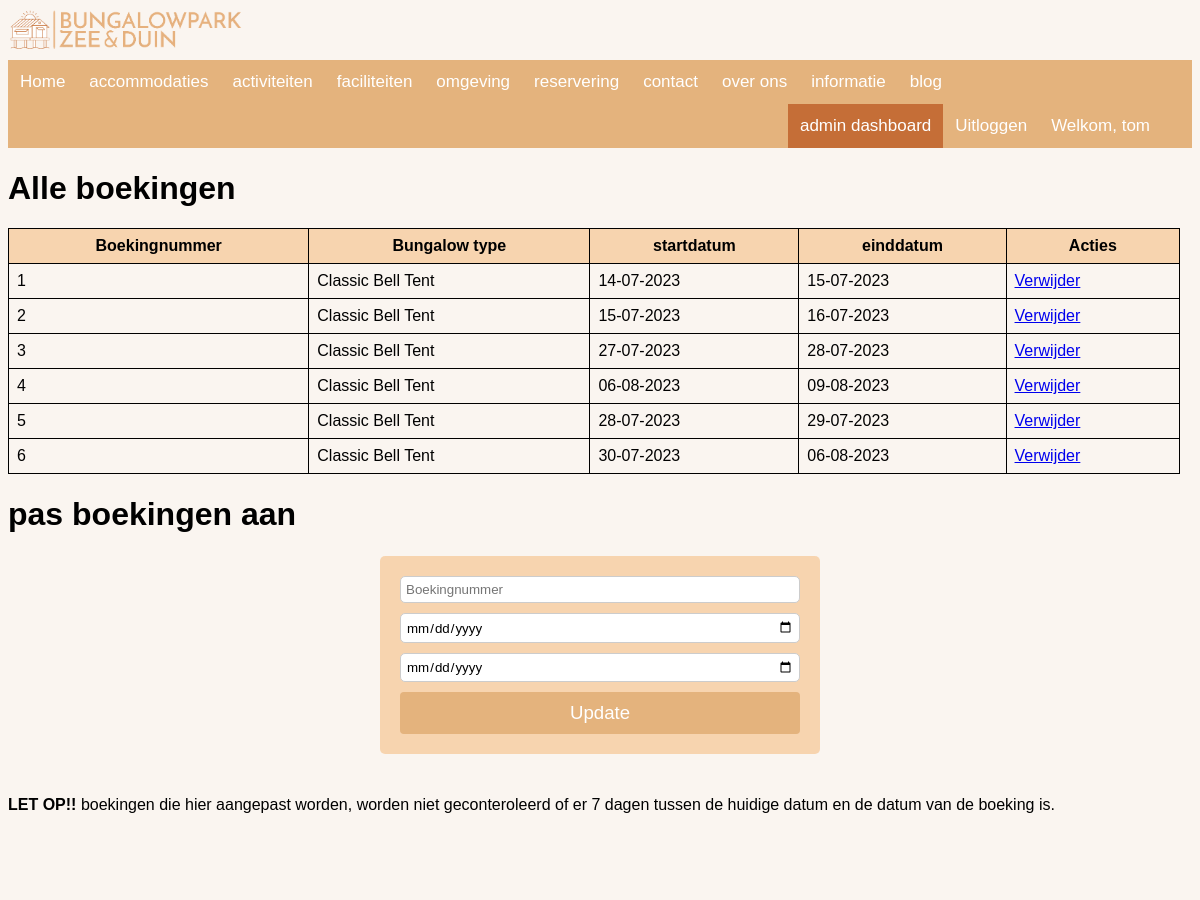
The app's page /admin_dashboard (signed in, upper part), older data.
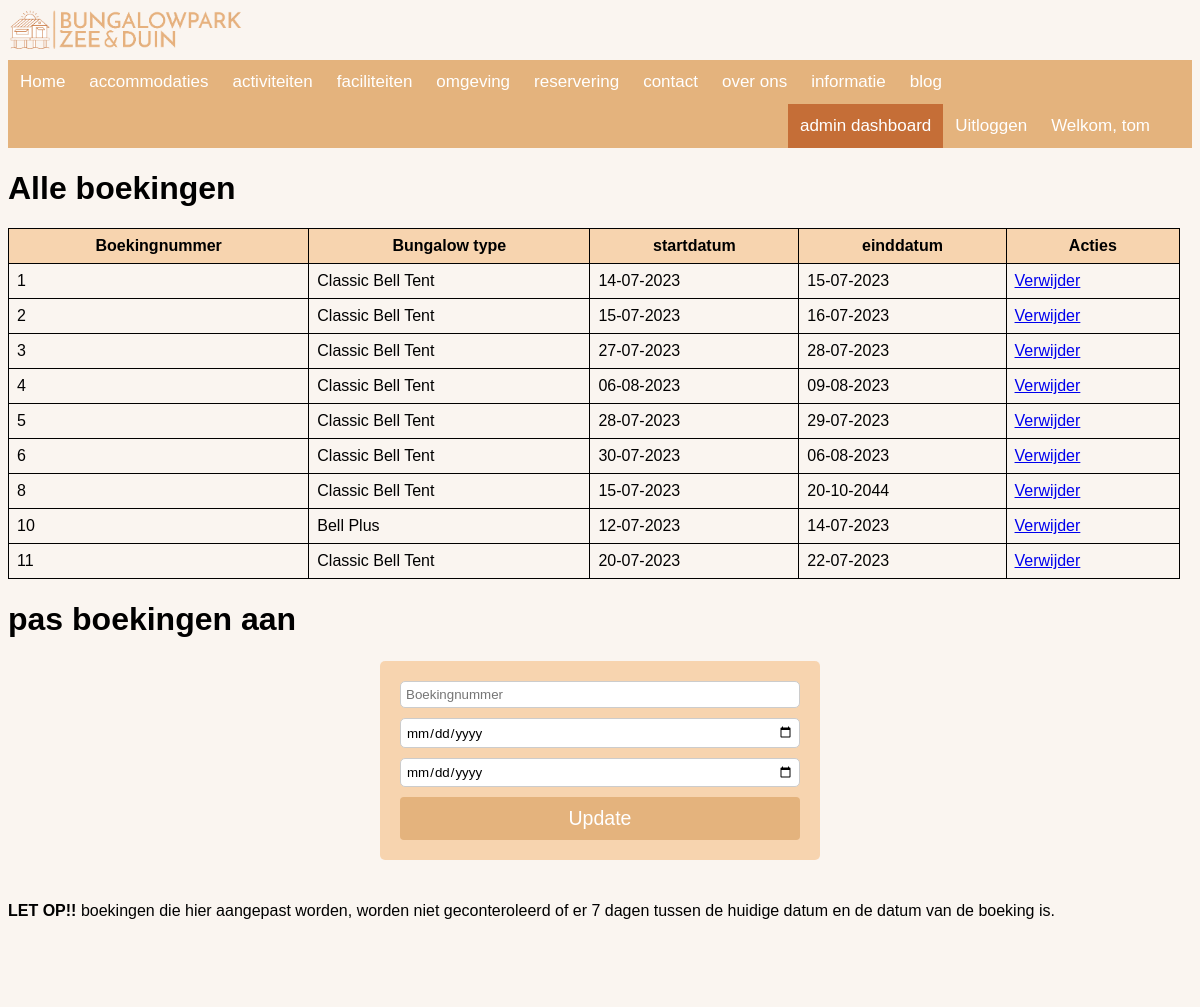
The same page, newer data.
### bungalowpark/models.py (models this page shows, shortened)
class User(db.Model, UserMixin):
    __tablename__ = 'users'
    id = db.Column(db.Integer(),primary_key= True)
    email = db.Column(db.String(64), unique=True, nullable=False, index=True)
    username = db.Column(db.String(32), unique=True, nullable=False, index=True)
    password_hash = db.Column(db.String(120), nullable=False)
    woonplaats = db.Column(db.String(40), nullable=False)
    huisnummer = db.Column(db.Integer(), nullable=False)
    toevoeging = db.Column(db.String(6), nullable=True)
    straat = db.Column(db.String(40), nullable=False)
    postcode = db.Column(db.String(6), nullable=False)
    role = db.Column(db.String(20), nullable=False, default='user')
    def __repr__(self):
        return f"Welkom, {self.username}"

class Boeking(db.Model):
    __tablename__ = 'reserveringen'
    id = db.Column(db.Integer(), primary_key=True)
    bungalowID = db.Column(db.Integer(), nullable=False)
    tent_omschrijving = db.Column(db.String(100), nullable=False)
    startdatum = db.Column(db.Date(), nullable=False)
    einddatum = db.Column(db.Date(), nullable=False)
    userID = db.Column(db.Integer, db.ForeignKey('users.id'), nullable=False)

### bungalowpark/__init__.py (the view)
@app.route('/admin_dashboard')
@login_required
@role_required('admin')
def admin_dashboard():
    bungID = Boeking.query.filter_by().all()
    bunginfo = Tent.query.filter_by().all()
    return render_template('admin_dashboard.html',  bungID=bungID, bunginfo=bunginfo ,name=current_user )

### bungalowpark/__init__.py (called while the page is built)
def role_required(*roles):
    def decorator(func):
        @wraps(func)
        def wrapper(*args, **kwargs):
            if current_user.is_anonymous:
                return redirect(url_for('/'))
            if 'admin' in roles and current_user.role != 'admin':
                return render_template('404.html'), 404
            if 'user' in roles and current_user.role != 'user':
                return render_template('404.html'), 404
            return func(*args, **kwargs)
        return wrapper
    return decorator

### bungalowpark/models.py (called while the page is built)
@login_manager.user_loader
def load_user(user_id):
    return User.query.get(user_id)

### bungalowpark/templates/admin_dashboard.html (shortened to what this page needs)
{% extends "base.html" %}
{% block content %}
<h1>Alle boekingen</h1>
    <table>
        <tr>
            <th>Boekingnummer</th>
            <th>Bungalow type</th>
            <th>startdatum</th>
            <th>einddatum</th>
            <th>Acties</th>
        </tr>
    {% for item in bungID %}
    <tr>
        <td>{{ item.id }}</td>
        <td>{{ item.tent_omschrijving }}</td>
        <td>{{ item.startdatum.strftime('%d-%m-%Y')  }}</td>
        <td>{{ item.einddatum.strftime('%d-%m-%Y') }}</td>
        <td>
            <a href="{{ url_for('delete_boeking', boeking_id=item.id) }}" onclick="return confirm('Weet je zeker dat je deze boeking wilt verwijderen?')" class="verwijderen">Verwijder</a>
        </td>
    </tr>
    {% endfor %}
    </table>
<h1>pas boekingen aan </h1>
<form class="form-grid" action="/admin_boeking" method="POST">
    <input type="text" name="boeking_id" placeholder="Boekingnummer" required>
    <input type="date" name="startdatum"  required>
    <input type="date" name="einddatum"  required>
    <button type="submit">Update</button>
  </form>
  <br>
  <b>LET OP!!</b> boekingen die hier aangepast worden, worden niet geconteroleerd of er 7 dagen tussen de huidige datum en de datum van de boeking is.
<br>
<br>
<br>
<br>
<br>
<br>
  <br>
  <br>
<br>
<br>
<br>
<br>
<br>
{% endblock %}

### bungalowpark/templates/base.html (shortened to what this page needs)
<!DOCTYPE html>
<html lang="nl" dir="ltr">
<head>
    <link rel="stylesheet" type="text/css" href="{{ url_for('static', filename='css/style.css') }}">
</head>
<body>
      <img alt="logo site" src="{{ url_for('static', filename='img/bungalow.png') }}" class="logo_site">
      <nav class="navbar navbar-expand-lg  navbar-light mb-2 ">
        <div class="collapse navbar-collapse" id="navbarSupportedContent">
          <ul class="navigatiebar">
            <li>
              <a class="nav-link {% if request.path == url_for('index') %}active{% endif %}" aria-current="page" href="{{ url_for('index') }}">Home</a>
            </li>
              <li><a class="nav-link {% if request.path == url_for('accomidatiepagina') %}active{% endif %}" aria-current="page" href="{{ url_for('accomidatiepagina')}}">accommodaties</a>
            </li>
            <li>
              <a class="nav-link {% if request.path == url_for('activiteitenpagina') %}active{% endif %}" aria-current="page" href="{{ url_for('activiteitenpagina')}}">activiteiten</a>
            </li>
            <li>
              <a class="nav-link {% if request.path == url_for('faciliteitenpagina') %}active{% endif %}" aria-current="page" href="{{ url_for('faciliteitenpagina')}}">faciliteiten</a>
            </li>
            <li>
              <a class="nav-link {% if request.path == url_for('omgevingspagina') %}active{% endif %}" aria-current="page" href="{{ url_for('omgevingspagina')}}">omgeving</a>
            </li>
            <li>
              <a class="nav-link {% if request.path == url_for('reserveringspagina') %}active{% endif %}" aria-current="page" href="{{ url_for('reserveringspagina')}}">reservering</a>
            </li>
            <li>
              <a class="nav-link {% if request.path == url_for('contactpagina') %}active{% endif %}" aria-current="page" href="{{ url_for('contactpagina')}}">contact</a>
            </li>
            <li>
              <a class="nav-link {% if request.path == url_for('over_ons_pagina') %}active{% endif %}" aria-current="page" href="{{ url_for('over_ons_pagina')}}">over ons</a>
            </li>
            <li>
              <a class="nav-link {% if request.path == url_for('informatiepagina') %}active{% endif %}" aria-current="page" href="{{ url_for('informatiepagina')}}">informatie</a>
            </li>
            <li>
              <a class="nav-link {% if request.path == url_for('blogpagina') %}active{% endif %}" aria-current="page" href="{{ url_for('blogpagina')}}">blog</a>
            </li>
          </ul>
          <ul class="navbar2-nav ">
            {% if current_user.is_authenticated %}
              <li><a class ="welkom" href="{{ url_for('user')}}">{{ name }}</a></li>
              <li><a class="nav-link" href="{{ url_for('logout') }}">Uitloggen</a></li>
            {% else %}
              <li><a class="nav-link" href="{{ url_for('login') }}">Login</a></li>
              <li><a class="nav-link" href="{{ url_for('register') }}">Registreren</a></li>
              {% endif %}
            {% if current_user.role == 'admin' %}
            <li><a class="nav-link {% if request.path == url_for('admin_dashboard') %}active{% endif %}" aria-current="page" href="{{ url_for('admin_dashboard')}}">admin dashboard</a></li>
            {% endif %}
          </ul>
        </div>
      </nav>
{% block content %}
{% endblock %}
</body>
</html>

### bungalowpark/static/css/style.css (style rules this page uses)
body { font-family: Arial, Helvetica, sans-serif; background-color: #faf5f0; }
.logo_site { width: 20%; height: 20%; }
.navigatiebar { width: 100%; background-color: #e4b37d; list-style-type: none; margin: 0; padding: 0; overflow: hidden; }
.welkom { float: right; padding: 12px; color: white; text-decoration: solid; font-size: 17px; margin-right: 30px; }
.navbar { width: 100%; background-color: #e4b37d; overflow: auto; }
.nav-link { float: left; padding: 12px; color: white; text-decoration: none; font-size: 17px; }
.navbar2-nav { list-style-type: none; margin: 0; padding: 0; overflow: hidden }
.navbar2-nav a { float: right; padding: 12px; color: white; text-decoration: none; font-size: 17px; }
.active { background-color: #c56e37; }
table { border-collapse: collapse; width: 99%; align-self: center; }
th, td { border: 1px solid black; padding: 8px; }
th { background-color: #f5b67383; }
.form-grid { display: grid; gap: 10px; max-width: 400px; background-color: #f5b67383; padding: 20px; border-radius: 5px; margin: 2% auto; }
.form-grid input[type="text"], .form-grid input[type="date"], .form-grid textarea { padding: 5px; border-radius: 5px; border: 1px solid #ccc; width: 100%; box-sizing: border-box; text-decoration: none; font-family: Arial, Helvetica, sans-serif; }
.form-grid button { padding: 10px; border: none; background-color: #E4B37D; color: #fff; text-decoration: none; border-radius: 4px; transition: background-color 0.3s ease; font-family: Arial, Helvetica, sans-serif; font-size: .85vmax; }

Row changes from the older to the newer data that the page shows:
added Boeking: id "8", tent_omschrijving "Classic Bell Tent", startdatum "15-07-2023", einddatum "20-10-2044"
added Boeking: id "10", tent_omschrijving "Bell Plus", startdatum "12-07-2023", einddatum "14-07-2023"
added Boeking: id "11", tent_omschrijving "Classic Bell Tent", startdatum "20-07-2023", einddatum "22-07-2023"
